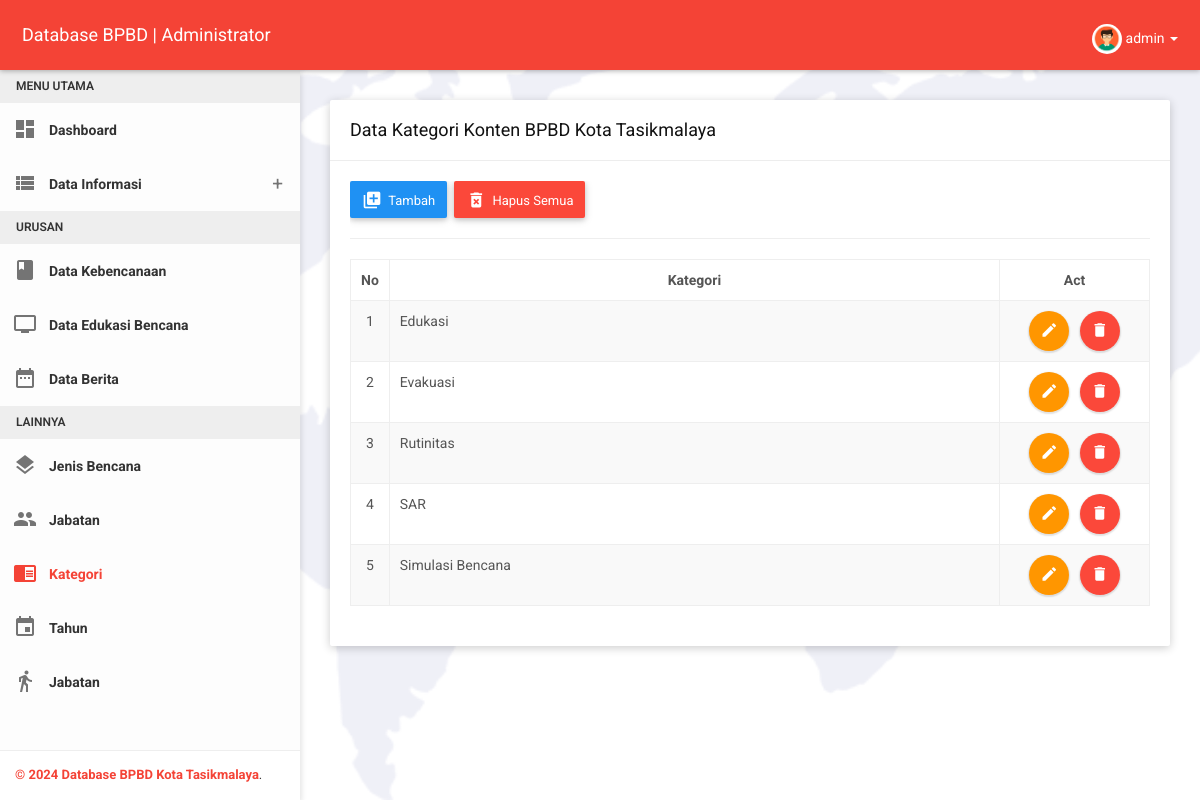
The app's page /administrator/pages/kategori/kategori.php (signed in) with its own data.
### tables this page shows
CREATE TABLE `kategori` (
  `id_kategori` varchar(255) NOT NULL,
  `kategori` varchar(255) NOT NULL
);

### administrator/pages/kategori/kategori.php (the view, shortened to what this page needs)
<?php
include('../includes/config.php');
if(strlen($_SESSION['alogin'])==0){
header('location: ../../module=login');
} else{
?>
<!DOCTYPE html>
<html>
<head>
    <?php include ('../includes/head.php'); ?>
</head>
<body class="theme-red">
    <?php include ('../includes/header.php'); ?>
    <section>
        <?php include ('../includes/sidebar.php'); ?>
    </section>
    <section class="content">
        <div class="container-fluid">
            <div class="row clearfix">
                <div class="col-lg-12 col-md-12 col-sm-12 col-xs-12">
                    <div class="card">
                        <div class="header">
                            <h2>
                                Data Kategori Konten BPBD Kota Tasikmalaya
                            </h2>
                        </div>
                        <div class="body">
                            <div class="table-responsive">
								<button type="button" class="btn btn-primary waves-effect" data-toggle="modal" data-target="#inputModal">
                                    <i class="material-icons">library_add</i>
                                    <span>Tambah</span>
                                </button>&nbsp;
								<button type="button" class="btn btn-danger waves-effect" onclick="deleteall()">
									<i class="material-icons">delete_forever</i>
									<span>Hapus Semua</span>
								</button><hr>
								<table class="display table table-striped table-bordered table-hover" width="100%" id="example-table" cellspacing="0">
									<thead>
										<tr>
											<th class="text-center" width="12px">No</th>
											<th class="text-center">Kategori</th>
											<th class="text-center" width="150px">Act</th>
										</tr>
									</thead>
									<tbody>
										<?php
											$nomor=0;
											$sqlkat = "SELECT * FROM kategori ORDER BY kategori ASC";
											$querykat = mysqli_query($koneksidb,$sqlkat);
											while ($result = mysqli_fetch_array($querykat)){
												$nomor++;
										?>
										<tr>
											<td align="center"><?php echo $nomor;?></td>
											<td><?php echo htmlentities($result['kategori']);?></td>
											<td class="text-center">
												<button type="button" class="btn btn-warning btn-circle waves-effect waves-circle waves-float"
														data-toggle="modal" data-target="#editModal<?php echo htmlentities($result['id_kategori']);?>">
													<i class="material-icons">mode_edit</i>
												</button>&nbsp;&nbsp;
												<button type="button" class="btn btn-danger btn-circle waves-effect waves-circle waves-float"
														onclick="Swal.fire({
															icon: 'warning',
															title: 'Sure',
															text: 'Apakah Kamu Yakin Akan Menghapusnya ?',
															showCancelButton: true,
															confirmButtonText: 'Ya Hapus',
																}).then((result) => {
																if (result.isConfirmed) {
																window.location = 'kategori-del.php?id=<?php echo htmlentities($result['id_kategori']);?>';
																}
															})">
													<i class="material-icons">delete</i>
												</button>
											</td>
										</tr>
											<?php }?>
									</tbody>
								</table>
							</div>
							</div>
                        </div>
                    </div>
                </div>
            </div>
	</section>
</body>
</html>
<?php }?>

### administrator/pages/includes/header.php (shortened to what this page needs)
<nav class="navbar">
	<div class="container-fluid">
		<div class="navbar-header">
			<a class="navbar-brand" href="../../module=dashboard">Database BPBD | Administrator</a>
		</div>
		<div class="collapse navbar-collapse" id="navbar-collapse">
			<ul class="nav navbar-nav navbar-right">
				<li class="pull-right">
					<?php
						$id=$_SESSION['alogin'];
						$sql ="SELECT * FROM administrator WHERE id_administrator='$id'";
						$query = mysqli_query($koneksidb,$sql);
							while($results = mysqli_fetch_array($query)){
					?>
					<a href="javascript:void(0);" class="dropdown-toggle" data-toggle="dropdown" role="button">
						<img src="../../images/pictures/<?php echo $results['foto']; ?>" style="object-fit: cover; border-radius: 50%; height: 30px; width: 30px;" alt="User">
						<?php echo $results['username']; ?> <span class="caret"></span>
					</a>
					<?php }?>
				</li>
			</ul>
		</div>
	</div>
</nav>

### administrator/css/themes/all-themes.css (style rules this page uses)
.theme-red .navbar-brand { color: #fff; }
.theme-red .nav > li > a { color: #fff; }

### records on screen
kategori: kategori "Edukasi"
kategori: kategori "Evakuasi"
kategori: kategori "Rutinitas"
kategori: kategori "SAR"
kategori: kategori "Simulasi Bencana"

### other values on screen
$results['username'] "admin"
